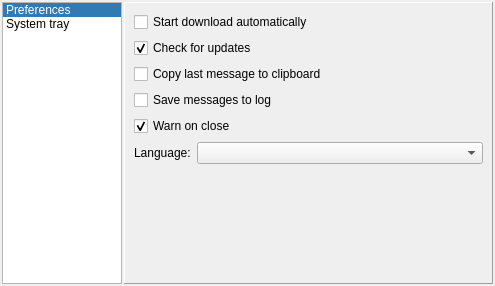
<?xml version="1.0" encoding="UTF-8"?>
<ui version="4.0">
 <class>EWAMainWindowUi</class>
 <widget class="QMainWindow" name="EWAMainWindowUi">
  <property name="geometry">
   <rect>
    <x>0</x>
    <y>0</y>
    <width>495</width>
    <height>286</height>
   </rect>
  </property>
  <property name="sizePolicy">
   <sizepolicy hsizetype="Preferred" vsizetype="Expanding">
    <horstretch>0</horstretch>
    <verstretch>0</verstretch>
   </sizepolicy>
  </property>
  <property name="palette">
   <palette>
    <active>
     <colorrole role="Highlight">
      <brush brushstyle="SolidPattern">
       <color alpha="206">
        <red>0</red>
        <green>92</green>
        <blue>162</blue>
       </color>
      </brush>
     </colorrole>
     <colorrole role="HighlightedText">
      <brush brushstyle="SolidPattern">
       <color alpha="255">
        <red>255</red>
        <green>255</green>
        <blue>255</blue>
       </color>
      </brush>
     </colorrole>
    </active>
    <inactive>
     <colorrole role="Highlight">
      <brush brushstyle="SolidPattern">
       <color alpha="206">
        <red>0</red>
        <green>92</green>
        <blue>162</blue>
       </color>
      </brush>
     </colorrole>
     <colorrole role="HighlightedText">
      <brush brushstyle="SolidPattern">
       <color alpha="255">
        <red>255</red>
        <green>255</green>
        <blue>255</blue>
       </color>
      </brush>
     </colorrole>
    </inactive>
    <disabled>
     <colorrole role="Highlight">
      <brush brushstyle="SolidPattern">
       <color alpha="255">
        <red>178</red>
        <green>180</green>
        <blue>191</blue>
       </color>
      </brush>
     </colorrole>
     <colorrole role="HighlightedText">
      <brush brushstyle="SolidPattern">
       <color alpha="255">
        <red>255</red>
        <green>255</green>
        <blue>255</blue>
       </color>
      </brush>
     </colorrole>
    </disabled>
   </palette>
  </property>
  <property name="toolButtonStyle">
   <enum>Qt::ToolButtonTextBesideIcon</enum>
  </property>
  <widget class="QWidget" name="centralwidget">
   <layout class="QGridLayout" name="gridLayout_2">
    <property name="margin">
     <number>0</number>
    </property>
    <item row="0" column="0">
     <widget class="QStackedWidget" name="pTopStackedWidget">
      <property name="minimumSize">
       <size>
        <width>120</width>
        <height>0</height>
       </size>
      </property>
      <property name="currentIndex">
       <number>1</number>
      </property>
      <widget class="QWidget" name="pSitesListPageMain">
       <layout class="QGridLayout" name="gridLayout_10">
        <property name="margin">
         <number>2</number>
        </property>
        <property name="spacing">
         <number>2</number>
        </property>
        <item row="0" column="0">
         <widget class="QSplitter" name="splitter_2">
          <property name="lineWidth">
           <number>1</number>
          </property>
          <property name="orientation">
           <enum>Qt::Horizontal</enum>
          </property>
          <property name="handleWidth">
           <number>2</number>
          </property>
          <widget class="QListWidget" name="pSitesListWidget">
           <property name="minimumSize">
            <size>
             <width>120</width>
             <height>0</height>
            </size>
           </property>
           <property name="maximumSize">
            <size>
             <width>120</width>
             <height>16777215</height>
            </size>
           </property>
           <property name="focusPolicy">
            <enum>Qt::NoFocus</enum>
           </property>
           <property name="contextMenuPolicy">
            <enum>Qt::NoContextMenu</enum>
           </property>
           <property name="lineWidth">
            <number>0</number>
           </property>
           <property name="editTriggers">
            <set>QAbstractItemView::NoEditTriggers</set>
           </property>
           <property name="showDropIndicator" stdset="0">
            <bool>false</bool>
           </property>
           <property name="iconSize">
            <size>
             <width>24</width>
             <height>24</height>
            </size>
           </property>
           <property name="currentRow">
            <number>0</number>
           </property>
           <item>
            <property name="text">
             <string>Sites List</string>
            </property>
            <property name="icon">
             <iconset>
              <normaloff>:/images/documents.png</normaloff>:/images/documents.png</iconset>
            </property>
           </item>
           <item>
            <property name="text">
             <string>Download type</string>
            </property>
            <property name="icon">
             <iconset>
              <normaloff>:/images/dldtype.png</normaloff>:/images/dldtype.png</iconset>
            </property>
           </item>
          </widget>
          <widget class="QStackedWidget" name="pSitesListStackedWidget">
           <property name="frameShape">
            <enum>QFrame::Panel</enum>
           </property>
           <property name="frameShadow">
            <enum>QFrame::Raised</enum>
           </property>
           <property name="currentIndex">
            <number>0</number>
           </property>
           <widget class="QWidget" name="pSitesListPage">
            <layout class="QGridLayout" name="gridLayout_9">
             <property name="margin">
              <number>0</number>
             </property>
             <property name="spacing">
              <number>0</number>
             </property>
             <item row="0" column="0">
              <layout class="QVBoxLayout" name="pSitesListManagerLayout">
               <item>
                <layout class="QHBoxLayout" name="horizontalLayout_9">
                 <property name="spacing">
                  <number>6</number>
                 </property>
                 <property name="margin">
                  <number>6</number>
                 </property>
                 <item>
                  <widget class="QLabel" name="label_10">
                   <property name="text">
                    <string>File:</string>
                   </property>
                  </widget>
                 </item>
                 <item>
                  <widget class="QLineEdit" name="listFileNameLineEdit">
                   <property name="toolTip">
                    <string>Sites list file name</string>
                   </property>
                   <property name="readOnly">
                    <bool>true</bool>
                   </property>
                  </widget>
                 </item>
                 <item>
                  <widget class="QToolButton" name="openTargetsListButton">
                   <property name="maximumSize">
                    <size>
                     <width>22</width>
                     <height>22</height>
                    </size>
                   </property>
                   <property name="toolTip">
                    <string>Open existing Sites List file or create new one</string>
                   </property>
                   <property name="text">
                    <string>...</string>
                   </property>
                   <property name="icon">
                    <iconset>
                     <normaloff>:/images/open.png</normaloff>:/images/open.png</iconset>
                   </property>
                  </widget>
                 </item>
                </layout>
               </item>
              </layout>
             </item>
            </layout>
           </widget>
           <widget class="QWidget" name="pDownloadTypePage">
            <layout class="QGridLayout" name="gridLayout_3">
             <item row="0" column="0">
              <layout class="QHBoxLayout" name="horizontalLayout_8">
               <item>
                <widget class="QRadioButton" name="parallelRadioButton">
                 <property name="toolTip">
                  <string>Download sites &quot;independently&quot;</string>
                 </property>
                 <property name="text">
                  <string>Simultaneously</string>
                 </property>
                 <property name="checked">
                  <bool>true</bool>
                 </property>
                </widget>
               </item>
               <item>
                <widget class="QRadioButton" name="seriallyRadioButton">
                 <property name="toolTip">
                  <string>Download sites &quot;next after previous&quot;</string>
                 </property>
                 <property name="text">
                  <string>Serially</string>
                 </property>
                 <property name="checked">
                  <bool>false</bool>
                 </property>
                </widget>
               </item>
              </layout>
             </item>
             <item row="1" column="0">
              <widget class="QLabel" name="label_5">
               <property name="text">
                <string>&lt;!DOCTYPE HTML PUBLIC &quot;-//W3C//DTD HTML 4.0//EN&quot; &quot;http://www.w3.org/TR/REC-html40/strict.dtd&quot;&gt;
&lt;html&gt;&lt;head&gt;&lt;meta name=&quot;qrichtext&quot; content=&quot;1&quot; /&gt;&lt;style type=&quot;text/css&quot;&gt;
p, li { white-space: pre-wrap; }
&lt;/style&gt;&lt;/head&gt;&lt;body style=&quot; font-family:'MS Shell Dlg 2'; font-size:8.25pt; font-weight:400; font-style:normal;&quot;&gt;
&lt;p style=&quot; margin-top:0px; margin-bottom:0px; margin-left:0px; margin-right:0px; -qt-block-indent:0; text-indent:0px;&quot;&gt;&lt;span style=&quot; font-size:8pt;&quot;&gt;Each site in list have checking interval, for example 15 minutes.&lt;br /&gt;In &quot;&lt;/span&gt;&lt;span style=&quot; font-size:8pt; font-weight:600;&quot;&gt;Simultaneously&quot;&lt;/span&gt;&lt;span style=&quot; font-size:8pt;&quot;&gt; mode downloading of site will occur &lt;/span&gt;&lt;span style=&quot; font-size:8pt; font-weight:600; font-style:italic;&quot;&gt;every&lt;/span&gt;&lt;span style=&quot; font-size:8pt;&quot;&gt; 15 minutes;&lt;br /&gt;&quot;&lt;/span&gt;&lt;span style=&quot; font-size:8pt; font-weight:600;&quot;&gt;Serially&quot;&lt;/span&gt;&lt;span style=&quot; font-size:8pt;&quot;&gt; mode means that current site will be downloaded &lt;/span&gt;&lt;span style=&quot; font-size:8pt; font-weight:600; font-style:italic;&quot;&gt;after&lt;/span&gt;&lt;span style=&quot; font-size:8pt;&quot;&gt; 15 minutes of previous site has been downloaded.&lt;/span&gt;&lt;/p&gt;&lt;/body&gt;&lt;/html&gt;</string>
               </property>
               <property name="wordWrap">
                <bool>true</bool>
               </property>
              </widget>
             </item>
             <item row="2" column="0">
              <spacer name="verticalSpacer_2">
               <property name="orientation">
                <enum>Qt::Vertical</enum>
               </property>
               <property name="sizeHint" stdset="0">
                <size>
                 <width>20</width>
                 <height>107</height>
                </size>
               </property>
              </spacer>
             </item>
            </layout>
           </widget>
          </widget>
         </widget>
        </item>
       </layout>
      </widget>
      <widget class="QWidget" name="pOptionsPage">
       <layout class="QHBoxLayout" name="horizontalLayout_4">
        <property name="spacing">
         <number>2</number>
        </property>
        <property name="margin">
         <number>2</number>
        </property>
        <item>
         <widget class="QListWidget" name="pOptionsListWidget">
          <property name="minimumSize">
           <size>
            <width>120</width>
            <height>0</height>
           </size>
          </property>
          <property name="maximumSize">
           <size>
            <width>120</width>
            <height>16777215</height>
           </size>
          </property>
          <property name="focusPolicy">
           <enum>Qt::NoFocus</enum>
          </property>
          <property name="contextMenuPolicy">
           <enum>Qt::NoContextMenu</enum>
          </property>
          <property name="editTriggers">
           <set>QAbstractItemView::NoEditTriggers</set>
          </property>
          <property name="showDropIndicator" stdset="0">
           <bool>false</bool>
          </property>
          <property name="iconSize">
           <size>
            <width>24</width>
            <height>24</height>
           </size>
          </property>
          <property name="resizeMode">
           <enum>QListView::Adjust</enum>
          </property>
          <property name="layoutMode">
           <enum>QListView::SinglePass</enum>
          </property>
          <property name="viewMode">
           <enum>QListView::ListMode</enum>
          </property>
          <property name="currentRow">
           <number>0</number>
          </property>
          <item>
           <property name="text">
            <string>Preferences</string>
           </property>
           <property name="icon">
            <iconset>
             <normaloff>:/images/preferences.png</normaloff>:/images/preferences.png</iconset>
           </property>
          </item>
          <item>
           <property name="text">
            <string>System tray</string>
           </property>
           <property name="icon">
            <iconset>
             <normaloff>:/images/systray.png</normaloff>:/images/systray.png</iconset>
           </property>
          </item>
         </widget>
        </item>
        <item>
         <widget class="QStackedWidget" name="pOptionsStackedWidget">
          <property name="frameShape">
           <enum>QFrame::Panel</enum>
          </property>
          <property name="frameShadow">
           <enum>QFrame::Raised</enum>
          </property>
          <property name="currentIndex">
           <number>0</number>
          </property>
          <widget class="QWidget" name="pBehaviorPage">
           <layout class="QGridLayout" name="gridLayout_8">
            <item row="0" column="0">
             <layout class="QGridLayout" name="gridLayout_7">
              <item row="2" column="0">
               <widget class="QCheckBox" name="insertInClipboardCheckBox">
                <property name="toolTip">
                 <string>Put recived message to clippboard
( previous clipboard value can be lost )</string>
                </property>
                <property name="text">
                 <string>Copy last message to clipboard</string>
                </property>
               </widget>
              </item>
              <item row="3" column="0">
               <widget class="QCheckBox" name="needLogLastMsgCheckBox">
                <property name="toolTip">
                 <string>Save recived messages to /path/2/ewa/ewa.log </string>
                </property>
                <property name="text">
                 <string>Save messages to log</string>
                </property>
               </widget>
              </item>
              <item row="4" column="0">
               <widget class="QCheckBox" name="closeMsgCheckBox">
                <property name="toolTip">
                 <string>Show warn when main application window closed.</string>
                </property>
                <property name="text">
                 <string>Warn on close</string>
                </property>
                <property name="checked">
                 <bool>true</bool>
                </property>
               </widget>
              </item>
              <item row="5" column="0">
               <layout class="QFormLayout" name="formLayout">
                <property name="fieldGrowthPolicy">
                 <enum>QFormLayout::AllNonFixedFieldsGrow</enum>
                </property>
                <item row="0" column="0">
                 <widget class="QLabel" name="label">
                  <property name="text">
                   <string>Language:</string>
                  </property>
                 </widget>
                </item>
                <item row="0" column="1">
                 <widget class="QComboBox" name="langComboBox"/>
                </item>
               </layout>
              </item>
              <item row="1" column="0">
               <widget class="QCheckBox" name="pUpdatesCheckBox">
                <property name="toolTip">
                 <string>EWA will check for updates every hour since it has been launched.
If newer version is available you'll see a widget with the notification.
In order not to intrude, the widget will be shown only once for every new version.
If you think that you've missed message - just recheck this.</string>
                </property>
                <property name="text">
                 <string>Check for updates</string>
                </property>
                <property name="checked">
                 <bool>true</bool>
                </property>
               </widget>
              </item>
              <item row="0" column="0">
               <widget class="QCheckBox" name="autoconnectCheckBox">
                <property name="toolTip">
                 <string>Begin download sites on application start</string>
                </property>
                <property name="text">
                 <string>Start download automatically</string>
                </property>
               </widget>
              </item>
             </layout>
            </item>
            <item row="1" column="0">
             <spacer name="verticalSpacer_5">
              <property name="orientation">
               <enum>Qt::Vertical</enum>
              </property>
              <property name="sizeHint" stdset="0">
               <size>
                <width>20</width>
                <height>40</height>
               </size>
              </property>
             </spacer>
            </item>
           </layout>
          </widget>
          <widget class="QWidget" name="pSysTrayPage">
           <layout class="QGridLayout" name="gridLayout">
            <item row="2" column="0">
             <spacer name="verticalSpacerSystray">
              <property name="orientation">
               <enum>Qt::Vertical</enum>
              </property>
              <property name="sizeHint" stdset="0">
               <size>
                <width>20</width>
                <height>40</height>
               </size>
              </property>
             </spacer>
            </item>
            <item row="1" column="0">
             <widget class="QGroupBox" name="toolTipGroupBox">
              <property name="toolTip">
               <string>Show tooltip for systray entry</string>
              </property>
              <property name="title">
               <string>Tooltip</string>
              </property>
              <property name="checkable">
               <bool>true</bool>
              </property>
              <layout class="QVBoxLayout" name="verticalLayout">
               <item>
                <layout class="QHBoxLayout" name="horizontalLayout">
                 <item>
                  <widget class="QLabel" name="label_11">
                   <property name="text">
                    <string>Text:</string>
                   </property>
                   <property name="buddy">
                    <cstring>tooltipLineEdit</cstring>
                   </property>
                  </widget>
                 </item>
                 <item>
                  <widget class="QLineEdit" name="tooltipLineEdit">
                   <property name="toolTip">
                    <string>Shown text</string>
                   </property>
                   <property name="text">
                    <string notr="true"/>
                   </property>
                  </widget>
                 </item>
                </layout>
               </item>
              </layout>
             </widget>
            </item>
            <item row="0" column="0">
             <widget class="QGroupBox" name="groupBox">
              <property name="title">
               <string>App Icon</string>
              </property>
              <layout class="QGridLayout" name="_3">
               <item row="0" column="0">
                <widget class="QLabel" name="iconLabel">
                 <property name="sizePolicy">
                  <sizepolicy hsizetype="MinimumExpanding" vsizetype="MinimumExpanding">
                   <horstretch>0</horstretch>
                   <verstretch>0</verstretch>
                  </sizepolicy>
                 </property>
                 <property name="minimumSize">
                  <size>
                   <width>24</width>
                   <height>24</height>
                  </size>
                 </property>
                 <property name="toolTip">
                  <string>Current icon image</string>
                 </property>
                 <property name="frameShape">
                  <enum>QFrame::StyledPanel</enum>
                 </property>
                 <property name="alignment">
                  <set>Qt::AlignCenter</set>
                 </property>
                </widget>
               </item>
               <item row="0" column="1">
                <layout class="QHBoxLayout" name="_4">
                 <item>
                  <spacer>
                   <property name="orientation">
                    <enum>Qt::Horizontal</enum>
                   </property>
                   <property name="sizeHint" stdset="0">
                    <size>
                     <width>40</width>
                     <height>20</height>
                    </size>
                   </property>
                  </spacer>
                 </item>
                 <item>
                  <widget class="QPushButton" name="iconPushButton">
                   <property name="maximumSize">
                    <size>
                     <width>22</width>
                     <height>22</height>
                    </size>
                   </property>
                   <property name="toolTip">
                    <string>Load icon image from file</string>
                   </property>
                   <property name="text">
                    <string/>
                   </property>
                   <property name="icon">
                    <iconset>
                     <normaloff>:/images/open.png</normaloff>:/images/open.png</iconset>
                   </property>
                  </widget>
                 </item>
                 <item>
                  <widget class="QPushButton" name="clearIconButton">
                   <property name="maximumSize">
                    <size>
                     <width>22</width>
                     <height>22</height>
                    </size>
                   </property>
                   <property name="toolTip">
                    <string>Reset icon image to default</string>
                   </property>
                   <property name="text">
                    <string/>
                   </property>
                   <property name="icon">
                    <iconset>
                     <normaloff>:/images/close.png</normaloff>:/images/close.png</iconset>
                   </property>
                  </widget>
                 </item>
                </layout>
               </item>
              </layout>
             </widget>
            </item>
           </layout>
          </widget>
         </widget>
        </item>
       </layout>
      </widget>
      <widget class="QWidget" name="pConnectionPage">
       <layout class="QHBoxLayout" name="horizontalLayout_5">
        <property name="spacing">
         <number>2</number>
        </property>
        <property name="margin">
         <number>2</number>
        </property>
        <item>
         <widget class="QListWidget" name="pConnectionListWidget">
          <property name="minimumSize">
           <size>
            <width>120</width>
            <height>0</height>
           </size>
          </property>
          <property name="maximumSize">
           <size>
            <width>120</width>
            <height>16777215</height>
           </size>
          </property>
          <property name="focusPolicy">
           <enum>Qt::NoFocus</enum>
          </property>
          <property name="contextMenuPolicy">
           <enum>Qt::NoContextMenu</enum>
          </property>
          <property name="editTriggers">
           <set>QAbstractItemView::NoEditTriggers</set>
          </property>
          <property name="showDropIndicator" stdset="0">
           <bool>false</bool>
          </property>
          <property name="iconSize">
           <size>
            <width>24</width>
            <height>24</height>
           </size>
          </property>
          <property name="resizeMode">
           <enum>QListView::Adjust</enum>
          </property>
          <property name="layoutMode">
           <enum>QListView::SinglePass</enum>
          </property>
          <property name="viewMode">
           <enum>QListView::ListMode</enum>
          </property>
          <property name="currentRow">
           <number>0</number>
          </property>
          <item>
           <property name="text">
            <string>WebKit</string>
           </property>
           <property name="icon">
            <iconset>
             <normaloff>:/images/webkit.png</normaloff>:/images/webkit.png</iconset>
           </property>
          </item>
          <item>
           <property name="text">
            <string>Proxy</string>
           </property>
           <property name="icon">
            <iconset>
             <normaloff>:/images/proxy.png</normaloff>:/images/proxy.png</iconset>
           </property>
          </item>
          <item>
           <property name="text">
            <string>Cache</string>
           </property>
           <property name="icon">
            <iconset>
             <normaloff>:/images/cache.png</normaloff>:/images/cache.png</iconset>
           </property>
          </item>
         </widget>
        </item>
        <item>
         <widget class="QStackedWidget" name="pConnectionStackedWidget">
          <property name="frameShape">
           <enum>QFrame::Panel</enum>
          </property>
          <property name="frameShadow">
           <enum>QFrame::Raised</enum>
          </property>
          <property name="currentIndex">
           <number>0</number>
          </property>
          <widget class="QWidget" name="pWebKitPage">
           <layout class="QGridLayout" name="gridLayout_5">
            <item row="1" column="0">
             <spacer name="verticalSpacerWebkit">
              <property name="orientation">
               <enum>Qt::Vertical</enum>
              </property>
              <property name="sizeHint" stdset="0">
               <size>
                <width>358</width>
                <height>362</height>
               </size>
              </property>
             </spacer>
            </item>
            <item row="0" column="0">
             <widget class="QWidget" name="pWebkitSettingsDlg" native="true">
              <layout class="QGridLayout" name="gridLayout_4">
               <property name="margin">
                <number>0</number>
               </property>
               <item row="0" column="0">
                <layout class="QVBoxLayout" name="verticalLayout_5">
                 <item>
                  <widget class="QCheckBox" name="useJavaCheckBox">
                   <property name="toolTip">
                    <string>Check for enabling Java</string>
                   </property>
                   <property name="text">
                    <string>Use Java</string>
                   </property>
                  </widget>
                 </item>
                 <item>
                  <widget class="QCheckBox" name="useNPAPICheckBox">
                   <property name="toolTip">
                    <string>Check for enabling plugins that conform to the Netscape Plugin API</string>
                   </property>
                   <property name="text">
                    <string>Use NPAPI</string>
                   </property>
                  </widget>
                 </item>
                 <item>
                  <widget class="QCheckBox" name="usePrivateBrowsingCheckBox">
                   <property name="toolTip">
                    <string>Private browsing prevents WebKit from recording visited pages in the history and storing web page icons</string>
                   </property>
                   <property name="text">
                    <string>Private browsing</string>
                   </property>
                  </widget>
                 </item>
                 <item>
                  <widget class="QCheckBox" name="downloadImagesCheckBox">
                   <property name="toolTip">
                    <string>Check for enabling images autodownload</string>
                   </property>
                   <property name="text">
                    <string>Autodownload images</string>
                   </property>
                  </widget>
                 </item>
                </layout>
               </item>
               <item row="1" column="0">
                <widget class="QGroupBox" name="enableJavascript">
                 <property name="title">
                  <string>Javascript</string>
                 </property>
                 <property name="flat">
                  <bool>true</bool>
                 </property>
                 <property name="checkable">
                  <bool>true</bool>
                 </property>
                 <layout class="QVBoxLayout" name="verticalLayout_4">
                  <property name="leftMargin">
                   <number>0</number>
                  </property>
                  <property name="topMargin">
                   <number>9</number>
                  </property>
                  <property name="rightMargin">
                   <number>0</number>
                  </property>
                  <property name="bottomMargin">
                   <number>9</number>
                  </property>
                  <item>
                   <widget class="QCheckBox" name="pShowAlertsCheckBox">
                    <property name="text">
                     <string>Show Alerts</string>
                    </property>
                   </widget>
                  </item>
                  <item>
                   <widget class="QCheckBox" name="jsAccessClipboardCheckBox">
                    <property name="text">
                     <string>Can Access Clipboard</string>
                    </property>
                   </widget>
                  </item>
                 </layout>
                </widget>
               </item>
              </layout>
             </widget>
            </item>
           </layout>
          </widget>
          <widget class="QWidget" name="pProxyPage">
           <layout class="QVBoxLayout" name="verticalLayout_3">
            <item>
             <widget class="QGroupBox" name="proxySupport">
              <property name="toolTip">
               <string>Use proxy for HTTP-connection</string>
              </property>
              <property name="title">
               <string>Enable Proxy</string>
              </property>
              <property name="flat">
               <bool>true</bool>
              </property>
              <property name="checkable">
               <bool>true</bool>
              </property>
              <property name="checked">
               <bool>false</bool>
              </property>
              <layout class="QGridLayout" name="gridLayout_6">
               <item row="0" column="0">
                <widget class="QLabel" name="label_9">
                 <property name="text">
                  <string>Type:</string>
                 </property>
                 <property name="alignment">
                  <set>Qt::AlignRight|Qt::AlignTrailing|Qt::AlignVCenter</set>
                 </property>
                </widget>
               </item>
               <item row="0" column="1" colspan="2">
                <widget class="QComboBox" name="proxyType">
                 <property name="toolTip">
                  <string>Proxy's type</string>
                 </property>
                 <item>
                  <property name="text">
                   <string>Socks5</string>
                  </property>
                 </item>
                 <item>
                  <property name="text">
                   <string>Http</string>
                  </property>
                 </item>
                </widget>
               </item>
               <item row="1" column="0">
                <widget class="QLabel" name="label_13">
                 <property name="text">
                  <string>Host:</string>
                 </property>
                 <property name="alignment">
                  <set>Qt::AlignRight|Qt::AlignTrailing|Qt::AlignVCenter</set>
                 </property>
                </widget>
               </item>
               <item row="1" column="1" colspan="2">
                <widget class="QLineEdit" name="proxyHostName">
                 <property name="toolTip">
                  <string>Proxy's address:
IP ( 192.168.0.1 ) or domain name ( someproxy.com )</string>
                 </property>
                </widget>
               </item>
               <item row="2" column="0">
                <widget class="QLabel" name="label_14">
                 <property name="text">
                  <string>Port:</string>
                 </property>
                 <property name="alignment">
                  <set>Qt::AlignRight|Qt::AlignTrailing|Qt::AlignVCenter</set>
                 </property>
                </widget>
               </item>
               <item row="2" column="1">
                <widget class="QSpinBox" name="proxyPort">
                 <property name="toolTip">
                  <string>Proxy's port ( usually 80 or 8080 )</string>
                 </property>
                 <property name="maximum">
                  <number>10000</number>
                 </property>
                 <property name="value">
                  <number>1080</number>
                 </property>
                </widget>
               </item>
               <item row="2" column="2">
                <spacer name="horizontalSpacer_2">
                 <property name="orientation">
                  <enum>Qt::Horizontal</enum>
                 </property>
                 <property name="sizeHint" stdset="0">
                  <size>
                   <width>293</width>
                   <height>20</height>
                  </size>
                 </property>
                </spacer>
               </item>
               <item row="3" column="0">
                <widget class="QLabel" name="label_15">
                 <property name="text">
                  <string>User Name:</string>
                 </property>
                 <property name="alignment">
                  <set>Qt::AlignRight|Qt::AlignTrailing|Qt::AlignVCenter</set>
                 </property>
                </widget>
               </item>
               <item row="3" column="1" colspan="2">
                <widget class="QLineEdit" name="proxyUserName">
                 <property name="toolTip">
                  <string>Usualy not required</string>
                 </property>
                </widget>
               </item>
               <item row="4" column="0">
                <widget class="QLabel" name="label_16">
                 <property name="text">
                  <string>Password:</string>
                 </property>
                 <property name="alignment">
                  <set>Qt::AlignRight|Qt::AlignTrailing|Qt::AlignVCenter</set>
                 </property>
                </widget>
               </item>
               <item row="4" column="1" colspan="2">
                <widget class="QLineEdit" name="proxyPassword">
                 <property name="toolTip">
                  <string>Usualy not required</string>
                 </property>
                 <property name="echoMode">
                  <enum>QLineEdit::Password</enum>
                 </property>
                </widget>
               </item>
              </layout>
             </widget>
            </item>
            <item>
             <spacer name="verticalSpacerProxy">
              <property name="orientation">
               <enum>Qt::Vertical</enum>
              </property>
              <property name="sizeHint" stdset="0">
               <size>
                <width>20</width>
                <height>8</height>
               </size>
              </property>
             </spacer>
            </item>
           </layout>
          </widget>
          <widget class="QWidget" name="pCachePage">
           <layout class="QVBoxLayout" name="verticalLayout_2">
            <item>
             <layout class="QFormLayout" name="formLayout_2">
              <item row="0" column="0">
               <widget class="QLabel" name="label_2">
                <property name="text">
                 <string>Storage:</string>
                </property>
               </widget>
              </item>
              <item row="0" column="1">
               <layout class="QHBoxLayout" name="horizontalLayout_3">
                <item>
                 <widget class="QLineEdit" name="pCacheDirLineEdit">
                  <property name="readOnly">
                   <bool>true</bool>
                  </property>
                 </widget>
                </item>
                <item>
                 <widget class="QToolButton" name="pChangeCacheDirButton">
                  <property name="toolTip">
                   <string>Relocate cache storage directory</string>
                  </property>
                  <property name="text">
                   <string>...</string>
                  </property>
                  <property name="icon">
                   <iconset>
                    <normaloff>:/images/open.png</normaloff>:/images/open.png</iconset>
                  </property>
                 </widget>
                </item>
               </layout>
              </item>
              <item row="1" column="0">
               <widget class="QLabel" name="label_3">
                <property name="text">
                 <string>Limit:</string>
                </property>
               </widget>
              </item>
              <item row="1" column="1">
               <widget class="QSpinBox" name="pCacheStorageSizeSpinbox">
                <property name="toolTip">
                 <string>Set maximum cache size</string>
                </property>
                <property name="suffix">
                 <string> MiB</string>
                </property>
                <property name="minimum">
                 <number>0</number>
                </property>
                <property name="maximum">
                 <number>1024</number>
                </property>
               </widget>
              </item>
             </layout>
            </item>
            <item>
             <spacer name="verticalSpacerCache">
              <property name="orientation">
               <enum>Qt::Vertical</enum>
              </property>
              <property name="sizeHint" stdset="0">
               <size>
                <width>20</width>
                <height>40</height>
               </size>
              </property>
             </spacer>
            </item>
           </layout>
          </widget>
         </widget>
        </item>
       </layout>
      </widget>
      <widget class="QWidget" name="pEvenstPage">
       <layout class="QVBoxLayout" name="verticalLayout_6">
        <property name="spacing">
         <number>2</number>
        </property>
        <property name="margin">
         <number>2</number>
        </property>
        <item>
         <widget class="QSplitter" name="splitter">
          <property name="orientation">
           <enum>Qt::Vertical</enum>
          </property>
          <widget class="QGroupBox" name="groupBox_4">
           <property name="title">
            <string>JavScript output</string>
           </property>
           <layout class="QGridLayout" name="gridLayout_12">
            <property name="margin">
             <number>0</number>
            </property>
            <property name="spacing">
             <number>0</number>
            </property>
            <item row="0" column="0">
             <widget class="QTextBrowser" name="pJSTextBrowser"/>
            </item>
           </layout>
          </widget>
         </widget>
        </item>
       </layout>
      </widget>
     </widget>
    </item>
   </layout>
  </widget>
 </widget>
 <resources/>
 <connections>
  <connection>
   <sender>pConnectionListWidget</sender>
   <signal>currentRowChanged(int)</signal>
   <receiver>pConnectionStackedWidget</receiver>
   <slot>setCurrentIndex(int)</slot>
   <hints>
    <hint type="sourcelabel">
     <x>121</x>
     <y>27</y>
    </hint>
    <hint type="destinationlabel">
     <x>97</x>
     <y>27</y>
    </hint>
   </hints>
  </connection>
  <connection>
   <sender>pOptionsListWidget</sender>
   <signal>currentRowChanged(int)</signal>
   <receiver>pOptionsStackedWidget</receiver>
   <slot>setCurrentIndex(int)</slot>
   <hints>
    <hint type="sourcelabel">
     <x>106</x>
     <y>27</y>
    </hint>
    <hint type="destinationlabel">
     <x>97</x>
     <y>27</y>
    </hint>
   </hints>
  </connection>
  <connection>
   <sender>pSitesListWidget</sender>
   <signal>currentRowChanged(int)</signal>
   <receiver>pSitesListStackedWidget</receiver>
   <slot>setCurrentIndex(int)</slot>
   <hints>
    <hint type="sourcelabel">
     <x>105</x>
     <y>142</y>
    </hint>
    <hint type="destinationlabel">
     <x>148</x>
     <y>157</y>
    </hint>
   </hints>
  </connection>
 </connections>
</ui>
